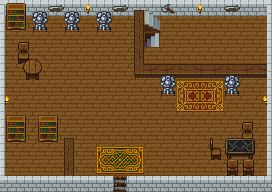

Below is a game level as drawn by its tile map, then a one-line description and the .tmx that defines it (tile-layer data replaced by summaries):
An orthogonal 17x12 tile map with 16x16 px tiles, 6 tile layers (bgr_0, bgr_1, col_0, col_1, ...), 2 tilesets and 3 objects (PlayerSpawn, LoadingZone, NPCCreate).

<map version="1.0" orientation="orthogonal" renderorder="right-up" width="17" height="12" tilewidth="16" tileheight="16" nextobjectid="6">
 <tileset firstgid="1" name="16x16extratiles" tilewidth="16" tileheight="16" tilecount="28" columns="7">
  <image source="tilesets/indoor_baseline/16x16extratiles.PNG" width="112" height="64" />
 </tileset>
 <tileset firstgid="29" name="tilesetformattedupdate1" tilewidth="16" tileheight="16" tilecount="84" columns="7">
  <image source="tilesets/indoor_baseline/tilesetformattedupdate1.png" trans="ffffff" width="112" height="192" />
  <tile id="13">
   <animation>
    <frame tileid="13" duration="200" />
    <frame tileid="20" duration="200" />
   </animation>
  </tile>
  <tile id="34">
   <animation>
    <frame tileid="27" duration="200" />
    <frame tileid="34" duration="200" />
   </animation>
  </tile>
  <tile id="41">
   <animation>
    <frame tileid="48" duration="200" />
    <frame tileid="41" duration="200" />
   </animation>
  </tile>
 </tileset>
 <layer name="bgr_0" width="17" height="12">
  <data>[204 cells, 204 non-empty, 1 distinct tile ids]</data>
 </layer>
 <layer name="bgr_1" width="17" height="12">
  <data>[204 cells, 13 non-empty, 13 distinct tile ids]</data>
 </layer>
 <layer name="col_0" width="17" height="12">
  <data>[204 cells, 39 non-empty, 10 distinct tile ids]</data>
 </layer>
 <layer name="col_1" width="17" height="12">
  <data>[204 cells, 55 non-empty, 24 distinct tile ids]</data>
 </layer>
 <layer name="col_2" width="17" height="12">
  <data>[204 cells, 12 non-empty, 6 distinct tile ids]</data>
 </layer>
 <layer name="fgr_0" width="17" height="12">
  <data>[204 cells, 13 non-empty, 10 distinct tile ids]</data>
 </layer>
 <objectgroup name="objects">
  <object id="1" name="DefaultSpawn" type="PlayerSpawn" x="112" y="160" width="16" height="16">
   <properties>
    <property name="From" value="Default" />
   </properties>
  </object>
  <object id="3" name="ToOverworld" type="LoadingZone" x="112" y="176" width="16" height="16">
   <properties>
    <property name="nextMap" value="overworld.tmx" />
   </properties>
  </object>
  <object id="4" name="Blacksmith" type="NPCCreate" x="192" y="48" width="16" height="16">
   <properties>
    <property name="path" value="tilesets/characters/rpgsprites1/townfolk1_f.png" />
   </properties>
  </object>
 </objectgroup>
</map>
